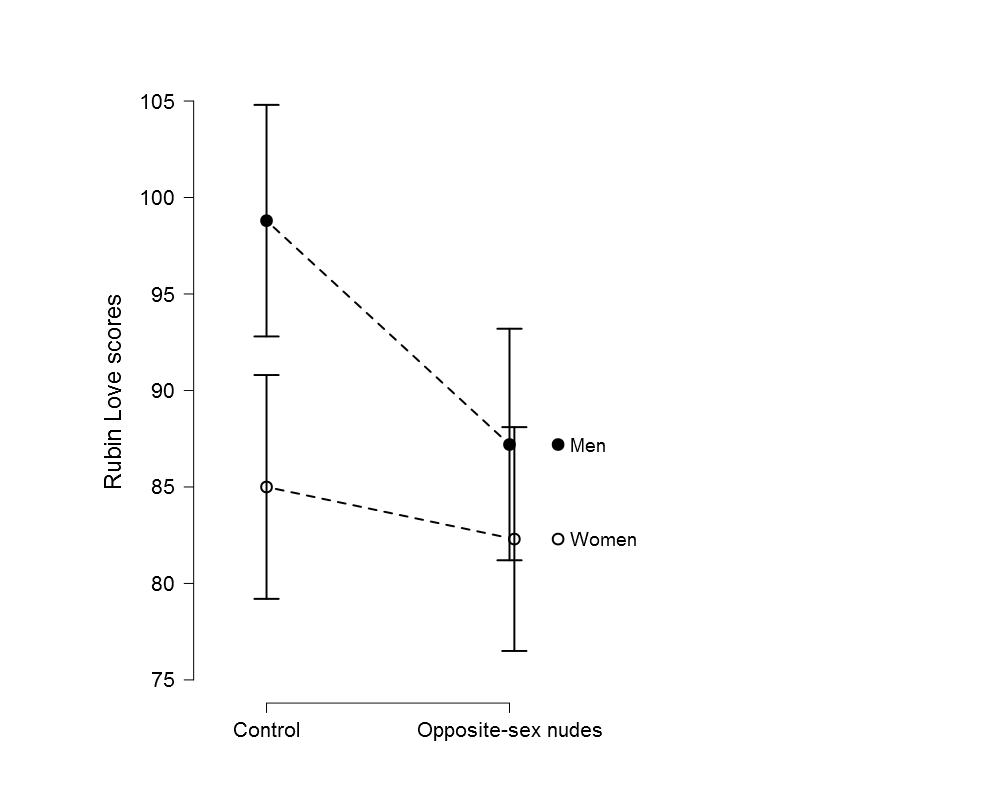

Source code (R):
### to save as png file
png(filename="kgg1989.png", res=95, width=1000, height=800, type="cairo")


plotsegraph <- function(loc, value, sterr, wiskwidth, color = "grey", linewidth = 2) {
  
  w <- wiskwidth/2
  segments(x0 = loc, x1 = loc, y0 = value - sterr, y1 = value + sterr, col = color, 
           lwd = linewidth)
  segments(x0 = loc - w, x1 = loc + w, y0 = value + sterr, y1 = value + sterr, 
           col = color, lwd = linewidth)  # upper whiskers
  segments(x0 = loc - w, x1 = loc + w, y0 = value - sterr, y1 = value - sterr, 
           col = color, lwd = linewidth)  # lower whiskers
}

love.control.men <- 98.8
love.nudes.men <- 87.2
se.love.control.men <- 6
se.love.nudes.men <- 6
love.control.women <- 85.0
love.nudes.women <- 82.3
se.love.control.women <- 5.8
se.love.nudes.women <- 5.8


par(cex.main = 1.5, mar = c(5, 6, 4, 5) + 0.1, mgp = c(3.5, 1, 0), cex.lab = 1.5, 
    font.lab = 2, cex.axis = 1.3, bty = "n", las = 1)
x <- c(1, 2, 3, 4)
plot(x, c(-10, -10, -10, -10), type = "p", ylab = "", xlab = " ", cex = 1.5, 
     ylim = c(75, 105), xlim = c(1, 4), lwd = 2, pch = 5, axes = F, main = " ")
axis(1, at = c(1.5, 2.5), labels = c("Control", "Opposite-sex nudes"))
#mtext("Word Frequency", side = 1, line = 3, cex = 1.5, font = 2)
axis(2, pos = 1.2, )
par(las = 0)
mtext(expression("Rubin Love scores"), side = 2, line = -.5, cex = 1.5, font = 2)
x <- c(1.5, 2.5)
points(x, c(love.control.men, love.nudes.men), cex = 1.5, lwd = 2, pch = 19)
plot.errbars <- plotsegraph(x, c(love.control.men, love.nudes.men), c(se.love.control.men, se.love.nudes.men), 0.1, color = "black")  #0.1 = wiskwidth
lines(c(1.5, 2.5), c(love.control.men, love.nudes.men), lwd = 2, type = "c", lty="dashed")
x <- c(1.5, 2.52) #to add x-axis jitter to disambiguate overlapping CIs
points(x, c(love.control.women, love.nudes.women), cex = 1.5, lwd = 2, pch = 21)
plot.errbars <- plotsegraph(x, c(love.control.women, love.nudes.women), c(se.love.control.women, se.love.nudes.women), 0.1, color = "black")  #0.1 = wiskwidth
lines(c(1.5, 2.52), c(love.control.women, love.nudes.women), lwd = 2, type = "c", lty="dashed")

points(2.7, 87.2, pch = 19, lwd = 2, cex = 1.5)
text(2.75, 87.2, "Men", cex = 1.2, font = 1, adj = 0)
points(2.7, 82.3, pch = 21, lwd = 2, cex = 1.5)
text(2.75, 82.3, "Women", cex = 1.2, font = 1, adj = 0)

dev.off()
